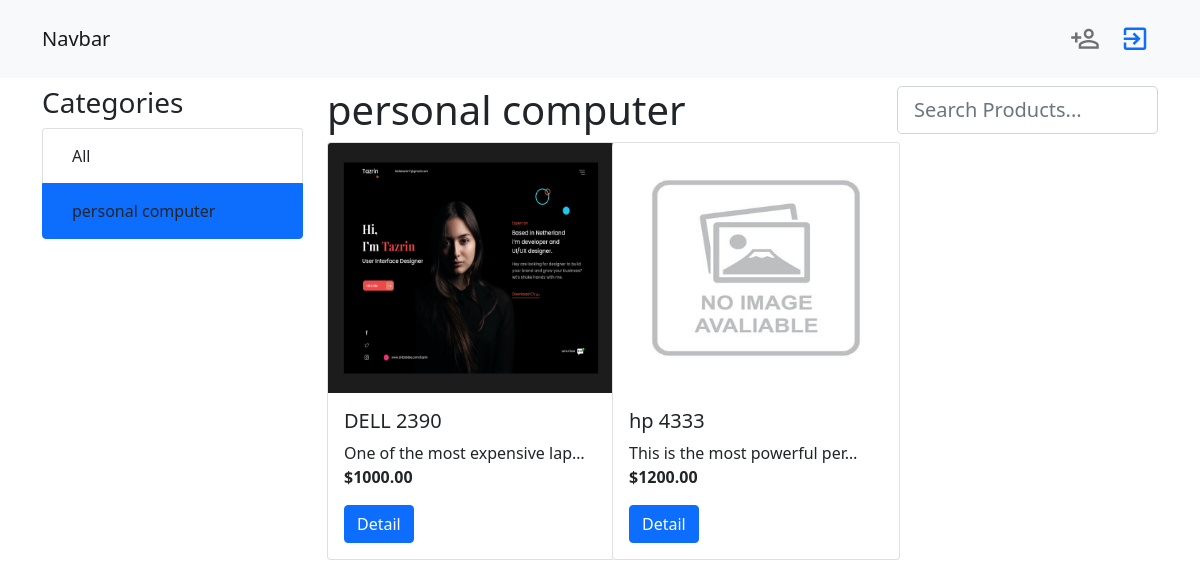
Page /personal-computer/ on the earlier database version.
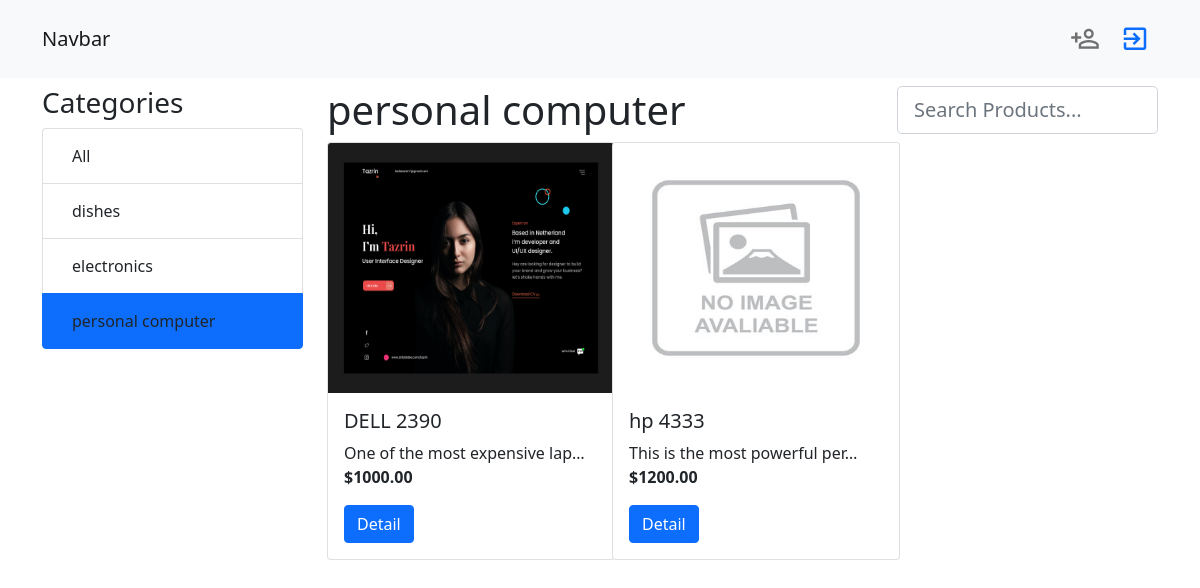
Same page on the later database version.
### shop/models.py (models this page shows, shortened)
class Category(models.Model):
    name = models.CharField(max_length=200, db_index=True)
    slug = models.SlugField(max_length=200, unique=True)
    def get_absolute_url(self):
        return reverse('shop:product_list_by_category', args=[self.slug])
    class Meta:
        ordering = ("name", )
        verbose_name = 'category'
        verbose_name_plural = 'categories'

class Product(models.Model):
    category = models.ForeignKey(Category, related_name="products", on_delete=models.CASCADE)
    name = models.CharField(max_length=200, db_index=True)
    slug = models.SlugField(max_length=200, db_index=True)
    image = models.ImageField(upload_to="products/%Y/%m/%d", blank=True)
    description = models.TextField(blank=True)
    price = models.DecimalField(max_digits=10, decimal_places=2)
    available = models.BooleanField(default=True)
    created = models.DateTimeField(auto_now_add=True)
    updated = models.DateTimeField(auto_now=True)
    def get_absolute_url(self):
        return reverse("shop:product_detail", args=[self.id, self.slug])
    class Meta:
        ordering = ("name", )
        index_together = (("id", "slug"), )

### shop/views.py (the view)
# urls.py: path("", views.product_list, name="product_list"),
def product_list(request, category_slug=None):
    category = None
    categories = Category.objects.all()
    products = Product.objects.filter(available=True)
    if category_slug:
        category = get_object_or_404(Category, slug=category_slug)
        products = products.filter(category=category)
    context = {
        "category" : category,
        'categories' : categories,
        'products' : products
    }
    return render(request, "shop/product/list.html", context)

### cart/context_processors.py (called while the page is built)
def cart(request):
    return  {"cart" : Cart(request)}

### shop/templates/shop/product/list.html (shortened to what this page needs)
{% extends 'base.html' %}
{% load static %}
{% block content %}
    <div class="row">
        <div class="col-lg-3">
            <h3>Categories</h3>
            <ul class="list-group">
                <li {% if not category %} class="list-group-item text-light active" {% else %} class="list-group-item text-dark" {% endif %}>
                    <a class="btn btn-default" href="{% url 'shop:product_list' %}">All</a>
                </li>
                {% for c in categories %}
                    <li {% if category.slug == c.slug %} class="list-group-item active" {% else %} class="list-group-item" {% endif %}>
                        <a class="btn btn-default" href="{{c.get_absolute_url}}">{{c.name}}</a>
                    </li>
                {% endfor %}
            </ul>
        </div>
        <div class="col-lg-9">
            <div class="row">
                <div class="col-lg-8">
                    <h1>{% if category %} {{category.name}} {% else %} Products {% endif %}</h1>
                </div>
                <div class="col-lg-4">
                    <form class="form-inline my-2 my-lg-0">
                        <input class="form-control form-control-lg mr-sm-2" type="search" placeholder="Search Products..." aria-label="Search">
                    </form>
                </div>
            </div>
            <div class="row">
                {% for product in products %}
                    <div class="col-lg-4 col-md-6 mb-3">
                        <div class="card" style="width: 18rem;">
                            <img src="{% if product.image %} {{product.image.url}} {% else %} {% static "images/no_image.jpg" %} {% endif %}" class="card-img-top" alt="product image" style="height: 250px;">
                            <div class="card-body">
                              <h5 class="card-title">{{product.name}}</h5>
                              <p class="card-text">
                                {{product.description|truncatechars:"30"}}
                                <br>
                                <b>${{product.price}}</b> </p>
                              <a href="{{product.get_absolute_url}}" class="btn btn-primary">Detail</a>
                            </div>
                          </div>
                    </div>
                {% endfor %}
            </div>
        </div>
    </div>
{% endblock content %}

### templates/base.html (shortened to what this page needs)
<!DOCTYPE html>
<html lang="en">
<head>
    {% include 'links/css.html' %}
</head>
<body>
    {% include 'components/navbar.html' %}
    <div class="container">
        {% block content %} {% endblock content %}
    </div>
</body>
</html>

### templates/links/css.html
{% load static %}
<link rel="stylesheet" href="//cdn.jsdelivr.net/npm/@mdi/font@6.5.95/css/materialdesignicons.min.css">
<link rel="stylesheet" href="{% static 'css/bootstrap.min.css' %}">
<link rel="stylesheet" href="{% static 'css/custom.css' %}">
<link rel="stylesheet" href="{% static 'css/bootstrap.css' %}">
<link rel="stylesheet" href="{% static 'css/bootstrap-grid.min.css' %}">

### templates/components/navbar.html (shortened to what this page needs)
{% load static %}
<nav class="navbar navbar-expand-lg navbar-light bg-light mb-2">
    <div class="container">
      <a class="navbar-brand" href="#">Navbar</a>
      <div class="collapse navbar-collapse" id="navbarSupportedContent">
        <ul class="navbar-nav mr-auto">
          {% if request.user.is_authenticated %}
            <li class="nav-item align-middle mx-3 mt-1">
              {% with total_items=cart|length %}
                <a href="{% url 'cart:cart_detail' %}" type="button" class="btn btn-outline-secondary btn-sm position-relative">
                <i class="mdi mdi-cart-plus"></i>
                <span class="position-absolute top-0 start-100 translate-middle badge rounded-pill bg-danger">
                  {{total_items}}
                </span>
              </a>
              {% endwith %}
            </li>
            <li class="nav-item align-middle ml-2">
              <a href="{% url 'users:profile' %}" class="nav-link">Profile</a>
            </li>
            <li class="nav-item align-middle ml-2">
              <a href="{% url 'users:logout' %}" class="nav-link">Logout</a>
            </li>
          {% else %}
          <li class="nav-item mx-1">
            <a href="{% url 'users:register' %}" class="nav-link">
              <i class="mdi mdi-account-plus-outline" style="font-size: 30px"></i>
            </a>
          </li>
          <li class="nav-item">
            <a href="{% url 'users:login' %}" class="nav-link">
              <i class="mdi mdi-login-variant text-primary" style="font-size: 30px"></i>
            </a>
          </li>
          {% endif %}
        </ul>
      </div>
    </div>
</nav>

### templates/links/js.html (shortened to what this page needs)
{% load static %}

Differences in the rows shown:
added Category: name "dishes"
added Category: name "electronics"
